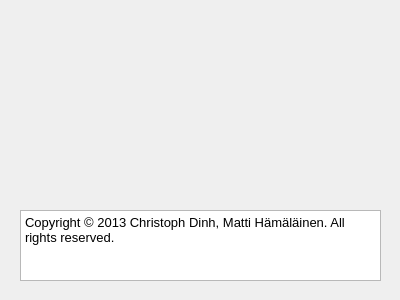
<?xml version="1.0" encoding="UTF-8"?>
<ui version="4.0">
 <class>RtSssAboutWidgetClass</class>
 <widget class="QDialog" name="RtSssAboutWidgetClass">
  <property name="geometry">
   <rect>
    <x>0</x>
    <y>0</y>
    <width>400</width>
    <height>300</height>
   </rect>
  </property>
  <property name="sizePolicy">
   <sizepolicy hsizetype="Fixed" vsizetype="Fixed">
    <horstretch>0</horstretch>
    <verstretch>0</verstretch>
   </sizepolicy>
  </property>
  <property name="minimumSize">
   <size>
    <width>400</width>
    <height>300</height>
   </size>
  </property>
  <property name="maximumSize">
   <size>
    <width>400</width>
    <height>300</height>
   </size>
  </property>
  <property name="windowTitle">
   <string>About RealTime SSS</string>
  </property>
  <property name="toolTipDuration">
   <number>-5</number>
  </property>
  <widget class="QTextBrowser" name="textBrowser">
   <property name="geometry">
    <rect>
     <x>20</x>
     <y>210</y>
     <width>361</width>
     <height>71</height>
    </rect>
   </property>
   <property name="html">
    <string>&lt;!DOCTYPE HTML PUBLIC &quot;-//W3C//DTD HTML 4.0//EN&quot; &quot;http://www.w3.org/TR/REC-html40/strict.dtd&quot;&gt;
&lt;html&gt;&lt;head&gt;&lt;meta name=&quot;qrichtext&quot; content=&quot;1&quot; /&gt;&lt;style type=&quot;text/css&quot;&gt;
p, li { white-space: pre-wrap; }
&lt;/style&gt;&lt;/head&gt;&lt;body style=&quot; font-family:'Sans'; font-size:10pt; font-weight:400; font-style:normal;&quot;&gt;
&lt;table border=&quot;0&quot; style=&quot;-qt-table-type: root; margin-top:4px; margin-bottom:4px; margin-left:4px; margin-right:4px;&quot;&gt;
&lt;tr&gt;
&lt;td style=&quot;border: none;&quot;&gt;
&lt;p style=&quot; margin-top:0px; margin-bottom:0px; margin-left:0px; margin-right:0px; -qt-block-indent:0; text-indent:0px;&quot;&gt;Copyright © 2013 Christoph Dinh, Matti Hämäläinen. All rights reserved.&lt;/p&gt;&lt;/td&gt;&lt;/tr&gt;&lt;/table&gt;&lt;/body&gt;&lt;/html&gt;</string>
   </property>
  </widget>
 </widget>
 <layoutdefault spacing="6" margin="11"/>
 <resources/>
 <connections/>
</ui>
